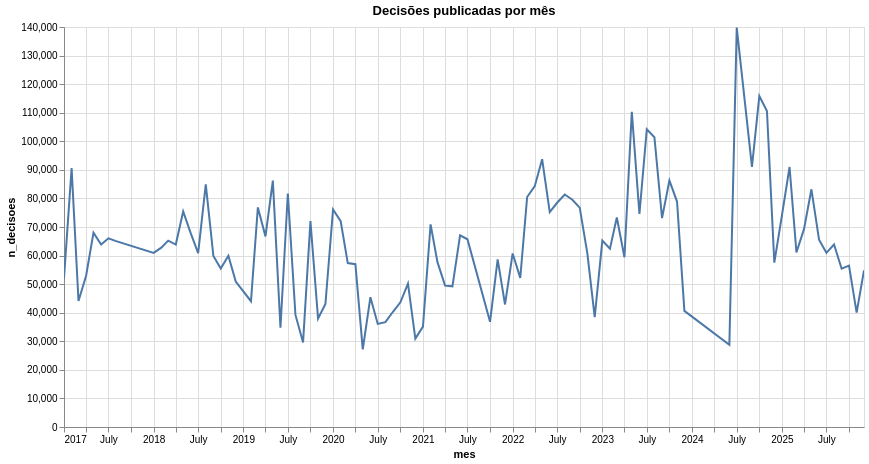

Write notebook code for a chart like this one.
### Markdown cell above
# 3.

### Code cell
lf_time = lf_sent.with_columns(
    pl.col("data_disponibilizacao")
    .str.strptime(pl.Date, "%d/%m/%Y", strict=False)
    .alias("dt_pub")
)

serie_mensal = (
    lf_time.filter(pl.col("dt_pub").is_not_null())
    .group_by(pl.col("dt_pub").dt.truncate("1mo").alias("mes"))
    .agg(pl.len().alias("n_decisoes"))
    .sort("mes")
    .collect()
)

(
    serie_mensal.plot.line(x="mes", y="n_decisoes").properties(
        title="Decisões publicadas por mês",
        width=800,
        height=400,
    )
)

### Figure 1 — Vega-Lite specification as saved in the notebook (floating-point values rounded to 4 significant figures)
{"config": {"view": {"continuousWidth": 300, "continuousHeight": 300}}, "data": {"name": "data-83c6c65a4a08089ff71b329fba6e0e09"}, "mark": {"type": "line", "tooltip": true}, "encoding": {"x": {"field": "mes", "type": "temporal"}, "y": {"field": "n_decisoes", "type": "quantitative"}}, "height": 400, "params": [{"name": "param_1e9efca18e7a2868", "select": {"type": "interval", "encodings": ["x", "y"]}, "bind": "scales"}], "title": "Decisões publicadas por mês", "width": 800, "$schema": "https://vega.github.io/schema/vega-lite/v6.4.1.json", "datasets": {"data-83c6c65a4a08089ff71b329fba6e0e09": [{"mes": "2017-01-01T00:00:00", "n_decisoes": 52056}, {"mes": "2017-02-01T00:00:00", "n_decisoes": 90594}, {"mes": "2017-03-01T00:00:00", "n_decisoes": 44099}, {"mes": "2017-04-01T00:00:00", "n_decisoes": 52928}, {"mes": "2017-05-01T00:00:00", "n_decisoes": 68039}, {"mes": "2017-06-01T00:00:00", "n_decisoes": 63847}, {"mes": "2017-07-01T00:00:00", "n_decisoes": 66037}, {"mes": "2017-08-01T00:00:00", "n_decisoes": 65053}, {"mes": "2018-01-01T00:00:00", "n_decisoes": 60959}, {"mes": "2018-02-01T00:00:00", "n_decisoes": 62788}, {"mes": "2018-03-01T00:00:00", "n_decisoes": 65238}, {"mes": "2018-04-01T00:00:00", "n_decisoes": 63853}, {"mes": "2018-05-01T00:00:00", "n_decisoes": 75449}, {"mes": "2018-06-01T00:00:00", "n_decisoes": 67752}, {"mes": "2018-07-01T00:00:00", "n_decisoes": 60842}, {"mes": "2018-08-01T00:00:00", "n_decisoes": 84911}, {"mes": "2018-09-01T00:00:00", "n_decisoes": 59876}, {"mes": "2018-10-01T00:00:00", "n_decisoes": 55461}, {"mes": "2018-11-01T00:00:00", "n_decisoes": 59912}, {"mes": "2018-12-01T00:00:00", "n_decisoes": 50896}, {"mes": "2019-02-01T00:00:00", "n_decisoes": 44028}, {"mes": "2019-03-01T00:00:00", "n_decisoes": 76855}, {"mes": "2019-04-01T00:00:00", "n_decisoes": 66718}, {"mes": "2019-05-01T00:00:00", "n_decisoes": 86232}, {"mes": "2019-06-01T00:00:00", "n_decisoes": 34724}, {"mes": "2019-07-01T00:00:00", "n_decisoes": 81735}, {"mes": "2019-08-01T00:00:00", "n_decisoes": 39231}, {"mes": "2019-09-01T00:00:00", "n_decisoes": 29599}, {"mes": "2019-10-01T00:00:00", "n_decisoes": 72043}, {"mes": "2019-11-01T00:00:00", "n_decisoes": 37963}, {"mes": "2019-12-01T00:00:00", "n_decisoes": 43052}, {"mes": "2020-01-01T00:00:00", "n_decisoes": 76139}, {"mes": "2020-02-01T00:00:00", "n_decisoes": 72050}, {"mes": "2020-03-01T00:00:00", "n_decisoes": 57362}, {"mes": "2020-04-01T00:00:00", "n_decisoes": 56981}, {"mes": "2020-05-01T00:00:00", "n_decisoes": 27158}, {"mes": "2020-06-01T00:00:00", "n_decisoes": 45414}, {"mes": "2020-07-01T00:00:00", "n_decisoes": 36074}, {"mes": "2020-08-01T00:00:00", "n_decisoes": 36676}, {"mes": "2020-09-01T00:00:00", "n_decisoes": 40328}, {"mes": "2020-10-01T00:00:00", "n_decisoes": 43622}, {"mes": "2020-11-01T00:00:00", "n_decisoes": 50159}, {"mes": "2020-12-01T00:00:00", "n_decisoes": 30928}, {"mes": "2021-01-01T00:00:00", "n_decisoes": 35132}, {"mes": "2021-02-01T00:00:00", "n_decisoes": 70916}, {"mes": "2021-03-01T00:00:00", "n_decisoes": 57695}, {"mes": "2021-04-01T00:00:00", "n_decisoes": 49476}, {"mes": "2021-05-01T00:00:00", "n_decisoes": 49237}, {"mes": "2021-06-01T00:00:00", "n_decisoes": 67102}, {"mes": "2021-07-01T00:00:00", "n_decisoes": 65709}, {"mes": "2021-10-01T00:00:00", "n_decisoes": 36829}, {"mes": "2021-11-01T00:00:00", "n_decisoes": 58670}, {"mes": "2021-12-01T00:00:00", "n_decisoes": 42885}, {"mes": "2022-01-01T00:00:00", "n_decisoes": 60742}, {"mes": "2022-02-01T00:00:00", "n_decisoes": 52210}, {"mes": "2022-03-01T00:00:00", "n_decisoes": 80498}, {"mes": "2022-04-01T00:00:00", "n_decisoes": 84292}, {"mes": "2022-05-01T00:00:00", "n_decisoes": 93731}, {"mes": "2022-06-01T00:00:00", "n_decisoes": 75216}, {"mes": "2022-07-01T00:00:00", "n_decisoes": 78482}, {"mes": "2022-08-01T00:00:00", "n_decisoes": 81383}, {"mes": "2022-09-01T00:00:00", "n_decisoes": 79551}, {"mes": "2022-10-01T00:00:00", "n_decisoes": 76784}, {"mes": "2022-11-01T00:00:00", "n_decisoes": 60779}, {"mes": "2022-12-01T00:00:00", "n_decisoes": 38426}, {"mes": "2023-01-01T00:00:00", "n_decisoes": 65225}, {"mes": "2023-02-01T00:00:00", "n_decisoes": 62374}, {"mes": "2023-03-01T00:00:00", "n_decisoes": 73335}, {"mes": "2023-04-01T00:00:00", "n_decisoes": 59402}, {"mes": "2023-05-01T00:00:00", "n_decisoes": 110278}, {"mes": "2023-06-01T00:00:00", "n_decisoes": 74555}, {"mes": "2023-07-01T00:00:00", "n_decisoes": 104203}, {"mes": "2023-08-01T00:00:00", "n_decisoes": 101419}, {"mes": "2023-09-01T00:00:00", "n_decisoes": 73096}, {"mes": "2023-10-01T00:00:00", "n_decisoes": 86247}, {"mes": "2023-11-01T00:00:00", "n_decisoes": 78909}, {"mes": "2023-12-01T00:00:00", "n_decisoes": 40647}, {"mes": "2024-06-01T00:00:00", "n_decisoes": 28800}, {"mes": "2024-07-01T00:00:00", "n_decisoes": 139782}, {"mes": "2024-09-01T00:00:00", "n_decisoes": 91055}, {"mes": "2024-10-01T00:00:00", "n_decisoes": 115866}, {"mes": "2024-11-01T00:00:00", "n_decisoes": 110608}, {"mes": "2024-12-01T00:00:00", "n_decisoes": 57518}, {"mes": "2025-01-01T00:00:00", "n_decisoes": 74045}, {"mes": "2025-02-01T00:00:00", "n_decisoes": 91007}, {"mes": "2025-03-01T00:00:00", "n_decisoes": 61093}, {"mes": "2025-04-01T00:00:00", "n_decisoes": 69338}, {"mes": "2025-05-01T00:00:00", "n_decisoes": 83194}, {"mes": "2025-06-01T00:00:00", "n_decisoes": 65538}, {"mes": "2025-07-01T00:00:00", "n_decisoes": 60965}, {"mes": "2025-08-01T00:00:00", "n_decisoes": 63885}, {"mes": "2025-09-01T00:00:00", "n_decisoes": 55396}, {"mes": "2025-10-01T00:00:00", "n_decisoes": 56500}, {"mes": "2025-11-01T00:00:00", "n_decisoes": 40040}, {"mes": "2025-12-01T00:00:00", "n_decisoes": 54835}]}}
